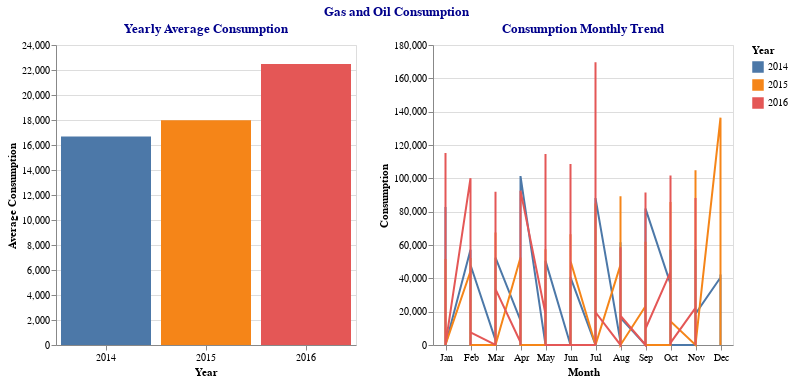

The notebook cell this image was saved under:
### Markdown cell above
### Interactive Graph
Below are the yearly and monthly trends depicting the consumption of gas and oil by each customer.
* There was noticeable increase in gas consumption during the fall/winter months (October - December) as most customers use their heating systems.
* A downward trend can be seen towards the end of winter, to spring and summer months as heating systems were less used during this time of the year.
* From 2014 to 2016, the yearly consumption of residential properties were stable.
* During the three-year period, there was significant drop in the consumption of gas by Large Commercial and Industrial customers.
* Increasing consumption trend by CNG and Electric Generation customers every year.

### Code cell
cust_dr = alt.binding_select(options=['Gas - CNG (Compressed Natural Gas)',
                                      'Gas - Commercial & Industrial',
                                      'Gas - Transportation & Exchange',
                                      'Gas - Residential - Single Family',
                                      'Gas - Residential - Duplex',
                                      'Gas - Residential - Multi-Family',
                                      'Gas - Electric Generation',
                                      'Gas - Large Commercial & Industrial',
                                      'Gas - Small Commercial & Industrial'])
selection = alt.selection_single(fields=['Customer'], bind=cust_dr, name='Select', clear='click')

d1 = alt.Chart(df).mark_bar().encode(
    x = alt.X('Date:O', timeUnit='year', title='Year'),
    y = alt.Y('mean(Consumption):Q', title='Average Consumption'),
    color=alt.Color('Date:O', timeUnit='year')
).properties(
    width=300, height=300,
    title='Yearly Average Consumption',
    selection = selection
).transform_filter(selection)

d2 = alt.Chart(df).mark_line(strokeWidth=2).encode(
    x = alt.X('Date:O', timeUnit='month', title='Month'),
    y = 'Consumption:Q',
    color=alt.Color('Date:O', timeUnit='year', title='Year', scale=alt.Scale(scheme='tableau10')),
).properties(
    width=300, height=300,
    title='Consumption Monthly Trend',
    selection = selection
).transform_filter(selection)

d = (d1 | d2).properties(title='Gas and Oil Consumption')
d.configure_title(color='darkblue',
                  anchor='middle')

### Figure 1 — Vega-Lite specification as saved in the notebook (floating-point values rounded to 4 significant figures; data arrays with more than 128 entries replaced by an {"elided": "..."} marker saying what was removed)
{"config": {"view": {"continuousWidth": 400, "continuousHeight": 300}, "title": {"anchor": "middle", "color": "darkblue"}}, "hconcat": [{"mark": "bar", "encoding": {"color": {"type": "ordinal", "field": "Date", "timeUnit": "year"}, "x": {"type": "ordinal", "field": "Date", "timeUnit": "year", "title": "Year"}, "y": {"type": "quantitative", "aggregate": "mean", "field": "Consumption", "title": "Average Consumption"}}, "height": 300, "selection": {"Select": {"type": "single", "fields": ["Customer"], "bind": {"input": "select", "options": ["Gas - CNG (Compressed Natural Gas)", "Gas - Commercial & Industrial", "Gas - Transportation & Exchange", "Gas - Residential - Single Family", "Gas - Residential - Duplex", "Gas - Residential - Multi-Family", "Gas - Electric Generation", "Gas - Large Commercial & Industrial", "Gas - Small Commercial & Industrial"]}, "clear": "click"}}, "title": "Yearly Average Consumption", "transform": [{"filter": {"selection": "Select"}}], "width": 300}, {"mark": {"type": "line", "strokeWidth": 2}, "encoding": {"color": {"type": "ordinal", "field": "Date", "scale": {"scheme": "tableau10"}, "timeUnit": "year", "title": "Year"}, "x": {"type": "ordinal", "field": "Date", "timeUnit": "month", "title": "Month"}, "y": {"type": "quantitative", "field": "Consumption"}}, "height": 300, "selection": {"Select": {"type": "single", "fields": ["Customer"], "bind": {"input": "select", "options": ["Gas - CNG (Compressed Natural Gas)", "Gas - Commercial & Industrial", "Gas - Transportation & Exchange", "Gas - Residential - Single Family", "Gas - Residential - Duplex", "Gas - Residential - Multi-Family", "Gas - Electric Generation", "Gas - Large Commercial & Industrial", "Gas - Small Commercial & Industrial"]}, "clear": "click"}}, "title": "Consumption Monthly Trend", "transform": [{"filter": {"selection": "Select"}}], "width": 300}], "data": {"name": "data-df061f9626ae909493c91242943b5a39"}, "title": "Gas and Oil Consumption", "$schema": "https://vega.github.io/schema/vega-lite/v4.8.1.json", "datasets": {"data-df061f9626ae909493c91242943b5a39": {"elided": "315 records"}}}
